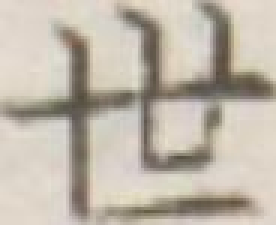
#> input picture output/crop/세종/1권/001a00/0.jpg, 92 x 75 px (shown 3 times larger); its folder holds only this picture in this run
$ python rename_bin02.py
#> lines starting #> are read from the running program, lines starting #| are printed output that depends on the picture; after the words box and inside, x2 and y2 are one past the last pixel; in counts of white or black regions, pixels touching at a corner belong together
import numpy as np
import os
import glob
import random
import cv2
import natsort
from PIL import Image
from PIL import ImageDraw
from PIL import ImageFont
import shutil

def rename():
    bground_path = './output/crop/'
    bground_list = os.listdir(bground_path)

    for i in bground_list:

        king_path = bground_path + str(i) +'/'
        king_list = os.listdir(king_path)
        king_list = natsort.natsorted(king_list)
        for j in king_list:
            value_path = bground_path + str(i) + '/' + str(j) +'/'
            value_list = os.listdir(value_path)
            value_list = natsort.natsorted(value_list)
            for k in value_list:
                img_path = bground_path + str(i) + '/' + str(j) +'/' + str(k) +'/'
                img_list = os.listdir(img_path)
                img_list = natsort.natsorted(img_list)
                for q in img_list:
                    real_path = bground_path + str(i) + '/' + str(j) +'/' + str(k) +'/' + str(q)
                    save_path = './output/bri/' + str(i) + '/' + str(j) +'/' + str(k) +'/' + str(q)

                    if not os.path.isdir('./output/bri/' + str(i) + '/' + str(j) +'/' + str(k)):
                        os.makedirs('./output/bri/' + str(i) + '/' + str(j) +'/' + str(k) +'/')

                    gray_img = Image.open(real_path)
#> gray_img is the input picture: PIL image 92x75 RGB; mean R, G, B 191.6, 183, 170.1
                    gray_img.resize((130,130))
                    w, h = gray_img.size
#> w = 92; h = 75
                    x = (78-int(w/2))
#> x = 32
                    y = (78-int(h/2))
#> y = 41
                    images = np.array(gray_img)
                    gray = cv2.cvtColor(images, cv2.COLOR_BGR2GRAY)
                    ret, thresh = cv2.threshold(gray, 0, 255, cv2.THRESH_BINARY+ cv2.THRESH_OTSU)
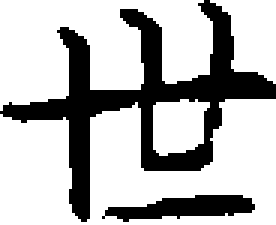
#> thresh: shape (75, 92) (shown 3 times larger); 72.2% white; 2 black regions, box (x1, y1, x2, y2) and area: (0, 0, 92, 74) 1648, (34, 65, 85, 74) 273
#> ret = 161
                    pil_image=Image.fromarray(thresh)

                    example_img = Image.new("L", (156, 156),255)
#> example_img: PIL image 156x156 L; every value is 255
                    example_img.paste(pil_image, (x, y))
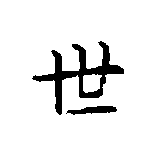
#> example_img: PIL image 156x156 L; 92.1% white; 2 black regions, box (x1, y1, x2, y2) and area: (32, 41, 124, 115) 1648, (66, 106, 117, 115) 273
                    example_img.save(save_path)

if __name__ == '__main__':
    rename()

$ run again, on output/crop/세종/1권/001a00/101.jpg
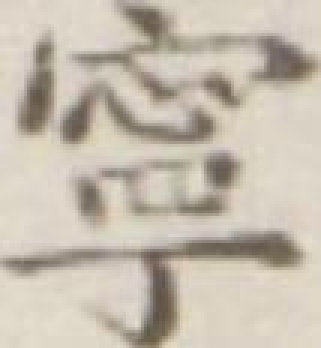
#> input picture output/crop/세종/1권/001a00/101.jpg, 107 x 116 px (shown 3 times larger)
#> in rename, gray_img is the input picture: PIL image 107x116 RGB; mean R, G, B 197.5, 188.3, 174.3
#> in rename, `ret, thresh = cv2.threshold(gray, 0, 255, cv2.THRESH_BINARY+ cv2.THRES..`:
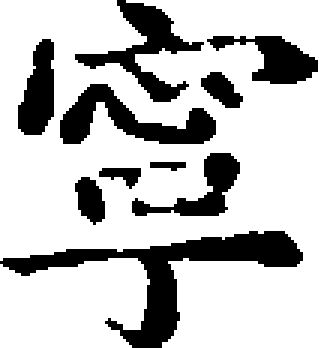
#> thresh: shape (116, 107) (shown 3 times larger); 76.1% white; 10 black regions, largest, box (x1, y1, x2, y2) and area: (0, 77, 101, 116) 959, (20, 28, 72, 48) 456, (25, 0, 68, 34) 432
#> ret = 166
#> in rename, `example_img.paste(pil_image, (x, y))`:
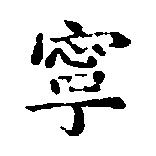
#> example_img: PIL image 156x156 L; 87.8% white; 10 black regions, largest, box (x1, y1, x2, y2) and area: (25, 97, 126, 136) 959, (45, 48, 97, 68) 456, (50, 20, 93, 54) 432

$ run again, on output/crop/세종/1권/001a00/107.jpg
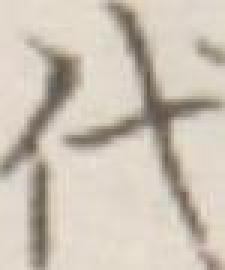
#> input picture output/crop/세종/1권/001a00/107.jpg, 75 x 90 px (shown 3 times larger)
#> in rename, gray_img is the input picture: PIL image 75x90 RGB; mean R, G, B 203.8, 194.1, 181.2
#> in rename, `ret, thresh = cv2.threshold(gray, 0, 255, cv2.THRESH_BINARY+ cv2.THRES..`:
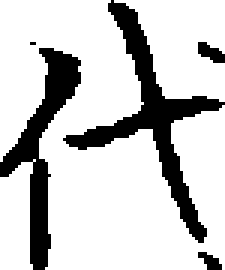
#> thresh: shape (90, 75) (shown 3 times larger); 78.7% white; 5 black regions (1 under 20 px), largest, box (x1, y1, x2, y2) and area: (21, 0, 75, 81) 782, (0, 16, 27, 90) 588, (66, 14, 75, 21) 39, (66, 84, 74, 90) 28
#> ret = 168
#> in rename, `example_img.paste(pil_image, (x, y))`:
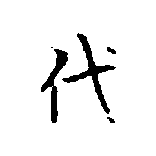
#> example_img: PIL image 156x156 L; 94.1% white; 5 black regions (1 under 20 px), largest, box (x1, y1, x2, y2) and area: (62, 33, 116, 114) 782, (41, 49, 68, 123) 588, (107, 47, 116, 54) 39, (107, 117, 115, 123) 28
